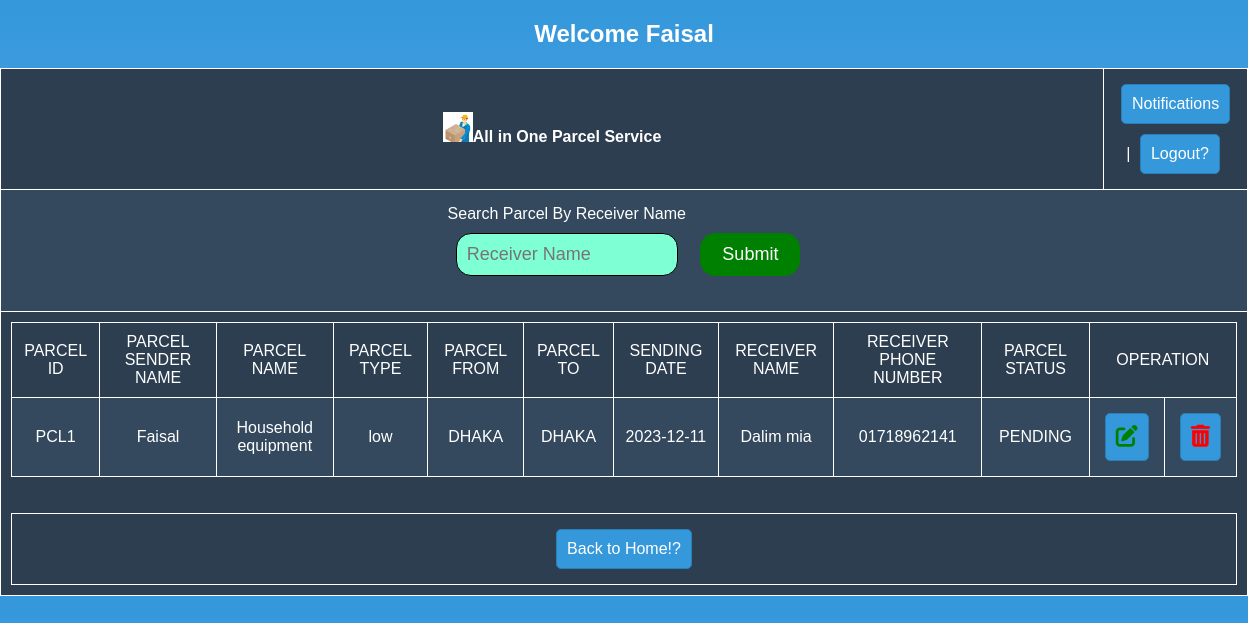
The app's page /view/percelHistory.php (signed in) with its own data.
### tables this page shows
CREATE TABLE `parcelmanagement` (
  `parcelID` varchar(20) NOT NULL,
  `senderName` varchar(50) NOT NULL,
  `parcelName` varchar(100) NOT NULL,
  `parcelType` varchar(11) NOT NULL,
  `parcelFrom` varchar(20) NOT NULL,
  `parcelTo` varchar(20) NOT NULL,
  `date` date NOT NULL,
  `rname` varchar(50) NOT NULL,
  `rnumber` varchar(11) NOT NULL,
  `ParcelStatus` varchar(20) NOT NULL
);

### model/parcelmgtModel.php (called while the page is built, shortened)
<?php
function getparcelhistory()
{
    $username = $_SESSION['Username'];
    $con = getConnection();
    $sql = "select * from parcelmanagement where senderName = '$username'";
    $result = mysqli_query($con, $sql);
    $parcels = [];
    while ($row = mysqli_fetch_array($result)) {
        array_push($parcels, $row);
    }
    return $parcels;
}
?>

### view/percelHistory.php (the view, shortened to what this page needs)
<?php
require_once('../model/parcelmgtModel.php');
$users = getparcelhistory();
?>
<!DOCTYPE html>
<html lang="en">
<head>
    <link rel="stylesheet" href="https://cdnjs.cloudflare.com/ajax/libs/font-awesome/6.4.2/css/all.min.css" />
    <link rel="stylesheet" href="../asset/css/parcelhistoryStyle.css">
</head>
<body>
    <form action="../controller/specificParcel.php" method="POST">
        <h2 align="center">Welcome
            <?php echo $_SESSION['Username'] ?>
        </h2>
        <table border="1" cellspacing="0" width="100%" cellpadding="10" height="400px">
            <tr>
                <td><img src="../asset/clogo.png" alt="" height="30px"><b>All in One Parcel Service</td>
                <td align="right" colspan="2">
                    <a href="#">Notifications</a> |
                    <a href="../controller/logoutChecker.php">Logout?</a>
                </td>
            </tr>
            <tr>
                <td colspan="2" align="center">
                    <div id="divSearch">
                        <label for="Search">Search Parcel By Receiver Name</label>
                        <input type="text" name="searchParcel" id="text" placeholder="Receiver Name">
                    </div>
                    <div id="sumbmitValue">
                        <input type="submit" name="submit" id="" Value="Submit">
                    </div>
                </td>
            </tr>
            <tr>
                <td width="1250px" colspan="2">
                    <table border="1" cellspacing="0" align="center" width="1200px" cellpadding="10">
                        <td align="center">PARCEL ID</td>
                        <td align="center">PARCEL SENDER NAME</td>
                        <td align="center">PARCEL NAME</td>
                        <td align="center">PARCEL TYPE</td>
                        <td align="center">PARCEL FROM</td>
                        <td align="center">PARCEL TO</td>
                        <td align="center">SENDING DATE</td>
                        <td align="center">RECEIVER NAME</td>
                        <td align="center">RECEIVER PHONE NUMBER</td>
                        <td align="center">PARCEL STATUS</td>
                        <td align="center" colspan="2">OPERATION</td>
                </td>
                <?php for ($i = 0; $i < count($users); $i++) { ?>
                <tr>
                    <td align="center">
                        <?= $users[$i]['parcelID'] ?>
                    </td>
                    <td align="center">
                        <?= $users[$i]['senderName'] ?>
                    </td>
                    <td align="center">
                        <?= $users[$i]['parcelName'] ?>
                    </td>
                    <td align="center">
                        <?= $users[$i]['parcelType'] ?>
                    </td>
                    <td align="center">
                        <?= $users[$i]['parcelFrom'] ?>
                    </td>
                    <td align="center">
                        <?= $users[$i]['parcelTo'] ?>
                    </td>
                    <td align="center">
                        <?= $users[$i]['date'] ?>
                    </td>
                    <td align="center">
                        <?= $users[$i]['rname'] ?>
                    </td>
                    <td align="center">
                        <?= $users[$i]['rnumber'] ?>
                    </td>
                    <td align="center">
                        <?= $users[$i]['ParcelStatus'] ?>
                    </td>
                    <td>
                        <a href="EditParcelUser.php?IdParcel=<?php echo $users[$i]['parcelID'] ?>" name="edit"
                            style="color: Green; font-size:22px;"><i class="fa-solid fa-pen-to-square"></i></a>
                    </td>
                    <td>
                        <a href="deleteparcel.php?IdParcel=<?php echo $users[$i]['parcelID'] ?>" name="delete"
                            style="color: Red; font-size:22px;"><i class="fa-solid fa-trash-can"></i></a>
                    </td>
                </tr>
            <?php } ?>
            </tr>
        </table>
        <br><br>
        <table align="center" border="a" cellspacing="0" cellpadding="5">
            <tr>
                <td align="center">
                    <a href="Memberdashboard.php">Back to Home!?</a>
                </td>
            </tr>
        </table>
    </form>
</body>
</html>

### asset/css/parcelhistoryStyle.css (style rules this page uses)
body { font-family: Arial, sans-serif; background: linear-gradient(to bottom, #3498db, #6fafef); color: white; margin: 0; }
h2 { text-align: center; }
table { border-collapse: collapse; width: 100%; }
table, th, td { border: 1px solid white; }
th, td { padding: 10px; text-align: center; }
tr:nth-child(even) { background-color: #34495e; }
tr:nth-child(odd) { background-color: #2c3e50; }
#divSearch, #sumbmitValue { text-align: center; margin-bottom: 20px; }
#divSearch label { display: block; margin-bottom: 10px; }
#divSearch input { width: 200px; border: 1px solid black; border-radius: 15px; font-size: 18px; padding: 10px; background-color: rgba(127, 140, 141, 0.7); color: white; }
#sumbmitValue input { border: 1px solid green; background: #4CAF50; color: white; border-radius: 15px; font-size: 18px; padding: 10px; width: 100px; cursor: pointer; transition: background 0.3s ease; }
a { display: inline-block; padding: 10px; margin: 5px; color: white; text-decoration: none; background: #3498db; border: 1px solid #2980b9; border-radius: 5px; transition: background 0.3s ease; }

### view/percelHistory.php (style rules this page uses)
#divSearch input { width: 200px; border: 1px solid black; border-radius: 15px; font-size: 18px; padding: 10px; background-color: aquamarine; }
#sumbmitValue input { border: 1px solid green; background: green; color: white; border-radius: 15px; font-size: 18px; padding: 10px; width: 100px; }
div { padding: 5px 5px ; display: inline-block; justify-content: space-between; }

### records on screen
parcelmanagement: parcelID "PCL1", senderName "Faisal", parcelName "Household equipment", parcelType "low", parcelFrom "DHAKA", parcelTo "DHAKA", date "2023-12-11", rname "Dalim mia", rnumber "01718962141", ParcelStatus "PENDING"

### other values on screen
$_SESSION['Username'] "Faisal"
